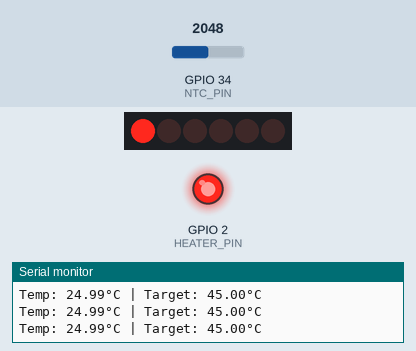
Simulated run of this sketch. Board: ESP32. On the bench: 6 shift-register outputs drawn as a row of LEDs (first output left, lit = HIGH), output pins drawn as LEDs (lit = HIGH), the last lines printed to the serial monitor. Wiring (from diagram.json): shift register (74HC595): data GPIO 23; shift clock GPIO 18; latch GPIO 5; row of LEDs: on Q0, Q1, Q2, Q3, Q4, Q6. The test bench sets the inputs (shaded band); at power-on: GPIO 34 (NTC_PIN) = 2048 (analog values on the 0–4095 scale). Pins used as bus, display or sensor lines are not drawn.

Above: at 1.2 s.
1.3 s: GPIO 34 (NTC_PIN) set to 491
At 2.2 s:
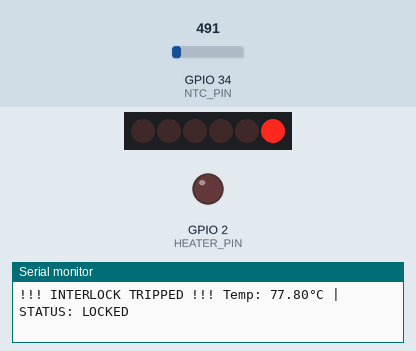
2.9 s: GPIO 34 (NTC_PIN) set to 0
At 4.0 s:
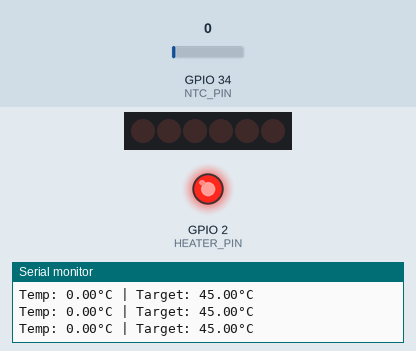
4.4 s: GPIO 34 (NTC_PIN) set to 1228
At 5.6 s:
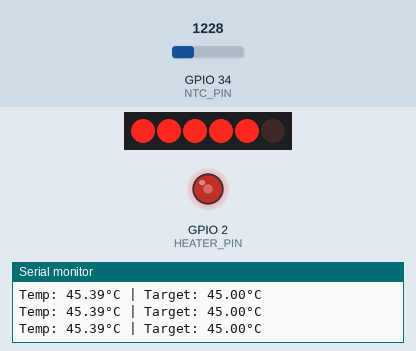
6.7 s: GPIO 34 (NTC_PIN) set to 2047
At 7.2 s:
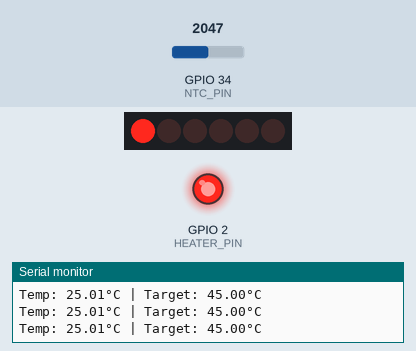
Timing chart, 0 to 9.2 s (numbered marks = the images above; inputs shaded):
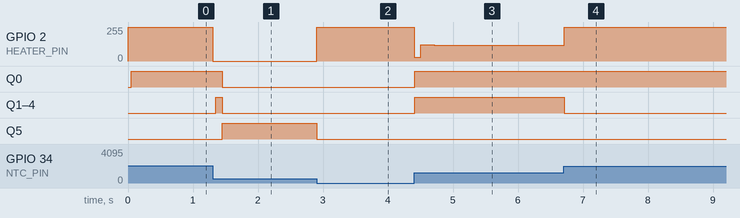

Measured:
- after the input at 1.3 s, GPIO 2 (HEATER_PIN): 255/255 → 0/255 at once; Q0: HIGH → LOW after 0.15 s; Q1–4: LOW → HIGH after 0.05 s, → LOW 0.10 s later; Q5: LOW → HIGH after 0.15 s
- after the input at 2.9 s, GPIO 2 (HEATER_PIN): 0/255 → 255/255 at once; Q5: HIGH → LOW at once
- after the input at 4.4 s, GPIO 2 (HEATER_PIN): 255/255 → 30/255 at once, → 121/255 0.10 s later, → 120/255 0.20 s later, → 119/255 0.50 s later, … (6 changes in this stretch); Q0–4: LOW → HIGH at once
- after the input at 6.7 s, Q1–4: HIGH → LOW at once

The sketch:

sketch.ino
```cpp
#include <math.h>
#include <Arduino.h>
#include <esp32-hal.h>

#include <freertos/FreeRTOS.h>
#include <freertos/task.h>

#define NTC_PIN 34
#define HEATER_PIN 2
// shift register pins
#define LATCH_PIN 5
#define CLOCK_PIN 18
#define DATA_PIN 23

volatile bool systemSafe = true;
float currentTemp = 0.0;
float targetTemp = 45.0;
int heaterPWM = 0;

// PID Variables
float Kp = 15.0, Ki = 0.5, Kd = 2.0;
float integral = 0, previousError = 0;

void IRAM_ATTR triggerInterlock() {
  systemSafe = false;
  digitalWrite(HEATER_PIN, LOW); // Kill power in microseconds
}

void handleSafetySpin() {
  while (!systemSafe || currentTemp >= 60.0) {
    digitalWrite(HEATER_PIN, LOW);
    systemSafe = false;

    static uint32_t lastPrint = 0;
    if (millis() - lastPrint > 500) {
      Serial.printf("!!! INTERLOCK TRIPPED !!! Temp: %.2f°C | STATUS: LOCKED\r\n", currentTemp);
      lastPrint = millis();
    }

    vTaskDelay(1 / portTICK_PERIOD_MS);
    currentTemp = readTemperature();
    if (currentTemp < 55.0) {
      systemSafe = true;
      Serial.println(">>> SAFETY RESTORED: Resuming PID control...");
    }
  }
}

float readTemperature() {
  int rawADC = analogRead(NTC_PIN);
  if (rawADC == 0) return 0;
  // Beta equation for 3950 thermistor on 12-bit ADC
  return 1.0 / (log(1.0 / (4095.0 / rawADC - 1.0)) / 3950.0 + 1.0 / 298.15) - 273.15;
}

// Core 1
void TaskPID(void *pvParameters) {
  while (1) {
    handleSafetySpin();
    currentTemp = readTemperature();

    // PID Math
    float error = targetTemp - currentTemp;
    integral += error;

    // cap integral
    if (integral > 255) integral = 255;
    if (integral < -255) integral = -255;

    float derivative = error - previousError;
    float output = (Kp * error) + (Ki * integral) + (Kd * derivative);
    previousError = error;
    heaterPWM = constrain((int)output, 0, 255);

    // Logic: Power the LED (Heater) based on PID but gated by the safety
    if (systemSafe) {
    analogWrite(HEATER_PIN, heaterPWM);
    }

    // Optimized Serial Print
    Serial.printf("Temp: %.2f°C | Target: %.2f°C\n\r", currentTemp, targetTemp);
    vTaskDelay(100 / portTICK_PERIOD_MS);
  }
}

// Core 0
void TaskDashboard(void *pvParameters) {
  while (1) {
    byte statusByte = 0;

    if (systemSafe) {
      // Temperature Bar Graph (Bits 0-4)
      if (currentTemp > 20) statusByte |= (1 << 0);
      if (currentTemp > 30) statusByte |= (1 << 1);
      if (currentTemp > 35) statusByte |= (1 << 2);
      if (currentTemp > 40) statusByte |= (1 << 3);
      if (currentTemp > 45) statusByte |= (1 << 4);
    }
    else {
      statusByte |= (1 << 6);
    }

    // Shift data to 74HC595
    digitalWrite(LATCH_PIN, LOW);
    shiftOut(DATA_PIN, CLOCK_PIN, MSBFIRST, statusByte);
    digitalWrite(LATCH_PIN, HIGH);

    vTaskDelay(50 / portTICK_PERIOD_MS);
  }
}

void setup() {
  Serial.begin(115200);
  analogReadResolution(12);

  // Initialize LED pin
  pinMode(HEATER_PIN, OUTPUT);
  digitalWrite(HEATER_PIN, LOW);

  // Init Shift Register Pins
  pinMode(LATCH_PIN, OUTPUT);
  pinMode(CLOCK_PIN, OUTPUT);
  pinMode(DATA_PIN, OUTPUT);

  // Spin up the Dual-Core Tasks
  xTaskCreatePinnedToCore(TaskDashboard, "Dashboard", 2048, NULL, 1, NULL, 0);
  xTaskCreatePinnedToCore(TaskPID, "PID_Loop", 2048, NULL, 2, NULL, 1);
}

void loop() {}
```
